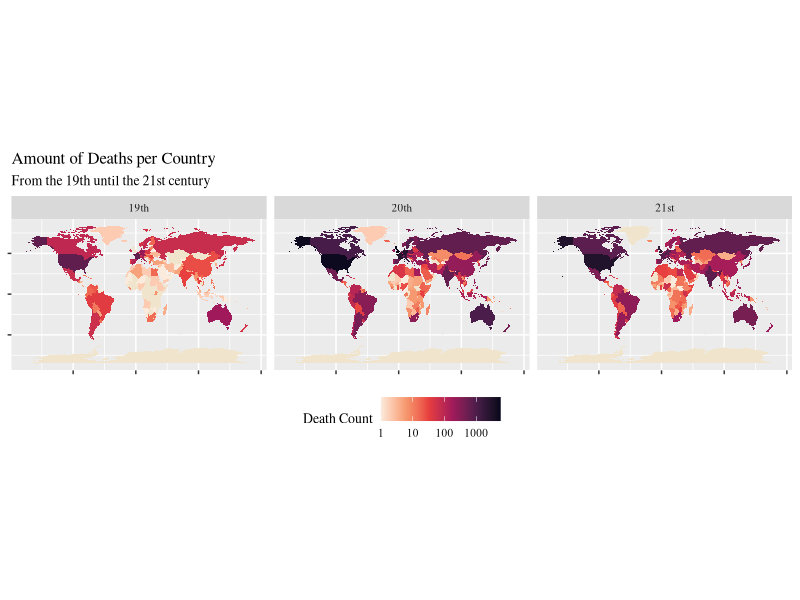
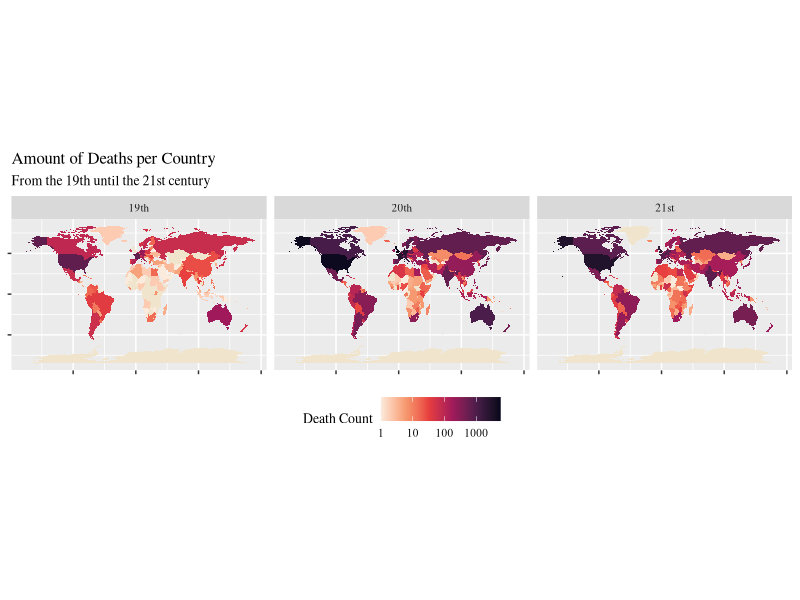

Reproduce these figures in R, in order.

library(tidyverse)
library(maps)

coordinates <- map_data("world")

data <- read_csv('Results/deathcount.csv')

coordinates_expanded <- coordinates |>
  expand_grid(century = c(19, 20, 21))

data_mapping <- data |>
  right_join(coordinates_expanded, by = c('region', 'century')) |>
  group_by(century) |>
  mutate(rel_deathcount = deathcount / sum(deathcount, na.rm = TRUE)) |>
  mutate(
    deathcount = replace_na(deathcount, 0),
    rel_deathcount = replace_na(rel_deathcount, 0),
    century = case_match(century,
      19 ~ "19th",
      20 ~ "20th",
      21 ~ "21st"
    ))

ggplot(data = data_mapping) +
  aes(x=long, y =lat, fill = deathcount, map_id = region) +
  geom_map(map = data_mapping) + 
  scale_x_continuous(labels = NULL) +
  scale_y_continuous(labels = NULL) +
  labs(x = NULL, y = NULL) +
  scale_fill_viridis_c(name = 'Death Count', option = 'rocket', trans = "log10", na.value = '#f0e4ccff', 
    guide = guide_colorbar(position = "bottom"), direction = -1) +
  ggtitle('Amount of Deaths per Country', 'From the 19th until the 21st century')+
  theme(text = element_text(size = 10, family = 'serif'))+
  coord_fixed(1.3) +
  facet_wrap('century', ncol = 3)

ggsave('map_plot.pdf', height = 8, width = 19, units = "cm")
